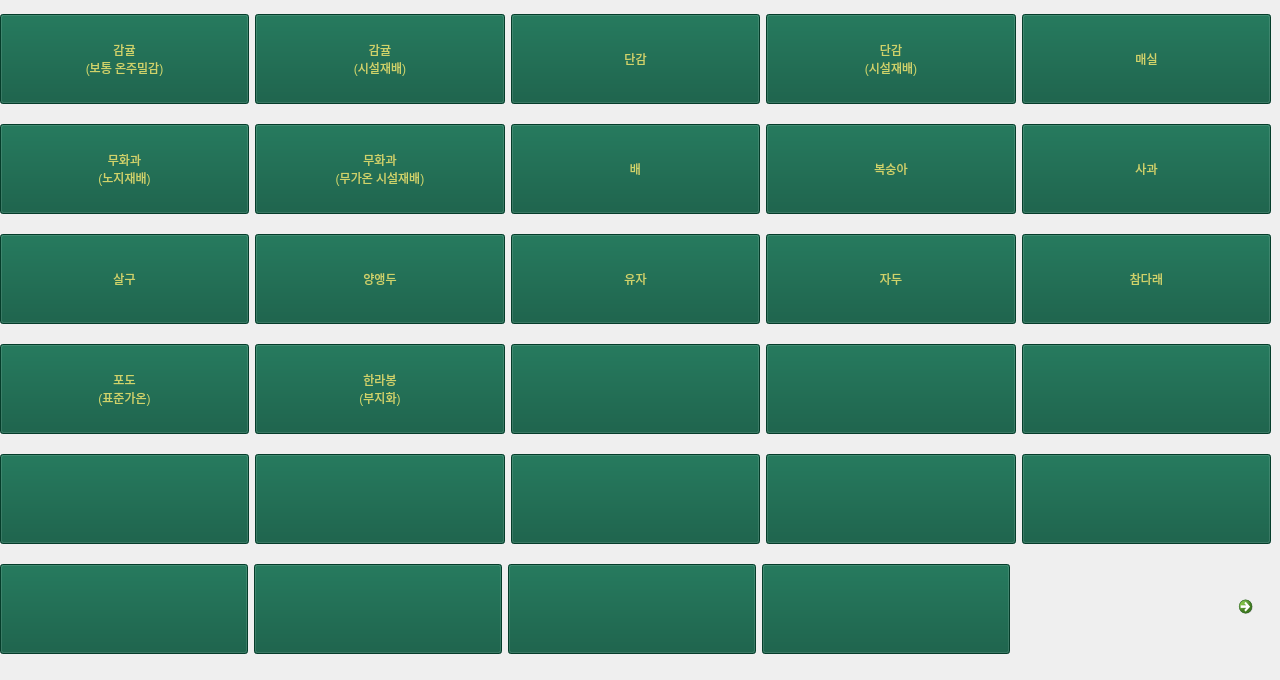
   <widget class="QWidget" name="tab8">
    <attribute name="title">
     <string>과수</string>
    </attribute>
    <widget class="QWidget" name="layoutWidget_12">
     <property name="geometry">
      <rect>
       <x>0</x>
       <y>0</y>
       <width>1271</width>
       <height>671</height>
      </rect>
     </property>
     <layout class="QVBoxLayout" name="verticalLayout_8">
      <item>
       <layout class="QHBoxLayout" name="horizontalLayout_47">
        <item>
         <widget class="QPushButton" name="pushButton_8_1">
          <property name="minimumSize">
           <size>
            <width>0</width>
            <height>90</height>
           </size>
          </property>
          <property name="styleSheet">
           <string notr="true">background-color: rgb(7, 85, 59);
color: rgb(206, 212, 106);
font: 18pt &quot;Agency FB&quot;;</string>
          </property>
          <property name="text">
           <string>감귤
(보통 온주밀감)</string>
          </property>
         </widget>
        </item>
        <item>
         <widget class="QPushButton" name="pushButton_8_2">
          <property name="minimumSize">
           <size>
            <width>0</width>
            <height>90</height>
           </size>
          </property>
          <property name="styleSheet">
           <string notr="true">background-color: rgb(7, 85, 59);
color: rgb(206, 212, 106);
font: 18pt &quot;Agency FB&quot;;</string>
          </property>
          <property name="text">
           <string>감귤
(시설재배)</string>
          </property>
         </widget>
        </item>
        <item>
         <widget class="QPushButton" name="pushButton_8_3">
          <property name="minimumSize">
           <size>
            <width>0</width>
            <height>90</height>
           </size>
          </property>
          <property name="styleSheet">
           <string notr="true">background-color: rgb(7, 85, 59);
color: rgb(206, 212, 106);
font: 18pt &quot;Agency FB&quot;;</string>
          </property>
          <property name="text">
           <string>단감</string>
          </property>
         </widget>
        </item>
        <item>
         <widget class="QPushButton" name="pushButton_8_4">
          <property name="minimumSize">
           <size>
            <width>0</width>
            <height>90</height>
           </size>
          </property>
          <property name="styleSheet">
           <string notr="true">background-color: rgb(7, 85, 59);
color: rgb(206, 212, 106);
font: 18pt &quot;Agency FB&quot;;</string>
          </property>
          <property name="text">
           <string>단감
(시설재배)</string>
          </property>
         </widget>
        </item>
        <item>
         <widget class="QPushButton" name="pushButton_8_5">
          <property name="minimumSize">
           <size>
            <width>0</width>
            <height>90</height>
           </size>
          </property>
          <property name="styleSheet">
           <string notr="true">background-color: rgb(7, 85, 59);
color: rgb(206, 212, 106);
font: 18pt &quot;Agency FB&quot;;</string>
          </property>
          <property name="text">
           <string>매실</string>
          </property>
         </widget>
        </item>
       </layout>
      </item>
      <item>
       <layout class="QHBoxLayout" name="horizontalLayout_48">
        <item>
         <widget class="QPushButton" name="pushButton_8_6">
          <property name="minimumSize">
           <size>
            <width>0</width>
            <height>90</height>
           </size>
          </property>
          <property name="styleSheet">
           <string notr="true">background-color: rgb(7, 85, 59);
color: rgb(206, 212, 106);
font: 18pt &quot;Agency FB&quot;;</string>
          </property>
          <property name="text">
           <string>무화과
(노지재배)</string>
          </property>
         </widget>
        </item>
        <item>
         <widget class="QPushButton" name="pushButton_8_7">
          <property name="minimumSize">
           <size>
            <width>0</width>
            <height>90</height>
           </size>
          </property>
          <property name="styleSheet">
           <string notr="true">background-color: rgb(7, 85, 59);
color: rgb(206, 212, 106);
font: 18pt &quot;Agency FB&quot;;</string>
          </property>
          <property name="text">
           <string>무화과
(무가온 시설재배)</string>
          </property>
         </widget>
        </item>
        <item>
         <widget class="QPushButton" name="pushButton_8_8">
          <property name="minimumSize">
           <size>
            <width>0</width>
            <height>90</height>
           </size>
          </property>
          <property name="styleSheet">
           <string notr="true">background-color: rgb(7, 85, 59);
color: rgb(206, 212, 106);
font: 18pt &quot;Agency FB&quot;;</string>
          </property>
          <property name="text">
           <string>배</string>
          </property>
         </widget>
        </item>
        <item>
         <widget class="QPushButton" name="pushButton_8_9">
          <property name="minimumSize">
           <size>
            <width>0</width>
            <height>90</height>
           </size>
          </property>
          <property name="styleSheet">
           <string notr="true">background-color: rgb(7, 85, 59);
color: rgb(206, 212, 106);
font: 18pt &quot;Agency FB&quot;;</string>
          </property>
          <property name="text">
           <string>복숭아</string>
          </property>
         </widget>
        </item>
        <item>
         <widget class="QPushButton" name="pushButton_8_10">
          <property name="minimumSize">
           <size>
            <width>0</width>
            <height>90</height>
           </size>
          </property>
          <property name="styleSheet">
           <string notr="true">background-color: rgb(7, 85, 59);
color: rgb(206, 212, 106);
font: 18pt &quot;Agency FB&quot;;</string>
          </property>
          <property name="text">
           <string>사과</string>
          </property>
         </widget>
        </item>
       </layout>
      </item>
      <item>
       <layout class="QHBoxLayout" name="horizontalLayout_49">
        <item>
         <widget class="QPushButton" name="pushButton_8_11">
          <property name="minimumSize">
           <size>
            <width>0</width>
            <height>90</height>
           </size>
          </property>
          <property name="styleSheet">
           <string notr="true">background-color: rgb(7, 85, 59);
color: rgb(206, 212, 106);
font: 18pt &quot;Agency FB&quot;;</string>
          </property>
          <property name="text">
           <string>살구</string>
          </property>
         </widget>
        </item>
        <item>
         <widget class="QPushButton" name="pushButton_8_12">
          <property name="minimumSize">
           <size>
            <width>0</width>
            <height>90</height>
           </size>
          </property>
          <property name="styleSheet">
           <string notr="true">background-color: rgb(7, 85, 59);
color: rgb(206, 212, 106);
font: 18pt &quot;Agency FB&quot;;</string>
          </property>
          <property name="text">
           <string>양앵두</string>
          </property>
         </widget>
        </item>
        <item>
         <widget class="QPushButton" name="pushButton_8_13">
          <property name="minimumSize">
           <size>
            <width>0</width>
            <height>90</height>
           </size>
          </property>
          <property name="styleSheet">
           <string notr="true">background-color: rgb(7, 85, 59);
color: rgb(206, 212, 106);
font: 18pt &quot;Agency FB&quot;;</string>
          </property>
          <property name="text">
           <string>유자</string>
          </property>
         </widget>
        </item>
        <item>
         <widget class="QPushButton" name="pushButton_8_14">
          <property name="minimumSize">
           <size>
            <width>0</width>
            <height>90</height>
           </size>
          </property>
          <property name="styleSheet">
           <string notr="true">background-color: rgb(7, 85, 59);
color: rgb(206, 212, 106);
font: 18pt &quot;Agency FB&quot;;</string>
          </property>
          <property name="text">
           <string>자두</string>
          </property>
         </widget>
        </item>
        <item>
         <widget class="QPushButton" name="pushButton_8_15">
          <property name="minimumSize">
           <size>
            <width>0</width>
            <height>90</height>
           </size>
          </property>
          <property name="styleSheet">
           <string notr="true">background-color: rgb(7, 85, 59);
color: rgb(206, 212, 106);
font: 18pt &quot;Agency FB&quot;;</string>
          </property>
          <property name="text">
           <string>참다래</string>
          </property>
         </widget>
        </item>
       </layout>
      </item>
      <item>
       <layout class="QHBoxLayout" name="horizontalLayout_50">
        <item>
         <widget class="QPushButton" name="pushButton_8_16">
          <property name="minimumSize">
           <size>
            <width>0</width>
            <height>90</height>
           </size>
          </property>
          <property name="styleSheet">
           <string notr="true">background-color: rgb(7, 85, 59);
color: rgb(206, 212, 106);
font: 18pt &quot;Agency FB&quot;;</string>
          </property>
          <property name="text">
           <string>포도
(표준가온)</string>
          </property>
         </widget>
        </item>
        <item>
         <widget class="QPushButton" name="pushButton_8_17">
          <property name="minimumSize">
           <size>
            <width>0</width>
            <height>90</height>
           </size>
          </property>
          <property name="styleSheet">
           <string notr="true">background-color: rgb(7, 85, 59);
color: rgb(206, 212, 106);
font: 18pt &quot;Agency FB&quot;;</string>
          </property>
          <property name="text">
           <string>한라봉
(부지화)</string>
          </property>
         </widget>
        </item>
        <item>
         <widget class="QPushButton" name="pushButton_180">
          <property name="minimumSize">
           <size>
            <width>248</width>
            <height>90</height>
           </size>
          </property>
          <property name="styleSheet">
           <string notr="true">background-color: rgb(7, 85, 59);
color: rgb(206, 212, 106);
font: 18pt &quot;Agency FB&quot;;</string>
          </property>
          <property name="text">
           <string/>
          </property>
         </widget>
        </item>
        <item>
         <widget class="QPushButton" name="pushButton_179">
          <property name="minimumSize">
           <size>
            <width>248</width>
            <height>90</height>
           </size>
          </property>
          <property name="styleSheet">
           <string notr="true">background-color: rgb(7, 85, 59);
color: rgb(206, 212, 106);
font: 18pt &quot;Agency FB&quot;;</string>
          </property>
          <property name="text">
           <string/>
          </property>
         </widget>
        </item>
        <item>
         <widget class="QPushButton" name="pushButton_181">
          <property name="minimumSize">
           <size>
            <width>248</width>
            <height>90</height>
           </size>
          </property>
          <property name="styleSheet">
           <string notr="true">background-color: rgb(7, 85, 59);
color: rgb(206, 212, 106);
font: 18pt &quot;Agency FB&quot;;</string>
          </property>
          <property name="text">
           <string/>
          </property>
         </widget>
        </item>
       </layout>
      </item>
      <item>
       <layout class="QHBoxLayout" name="horizontalLayout_51">
        <item>
         <widget class="QPushButton" name="pushButton_174">
          <property name="minimumSize">
           <size>
            <width>0</width>
            <height>90</height>
           </size>
          </property>
          <property name="styleSheet">
           <string notr="true">background-color: rgb(7, 85, 59);
color: rgb(206, 212, 106);
font: 18pt &quot;Agency FB&quot;;</string>
          </property>
          <property name="text">
           <string/>
          </property>
         </widget>
        </item>
        <item>
         <widget class="QPushButton" name="pushButton_175">
          <property name="minimumSize">
           <size>
            <width>0</width>
            <height>90</height>
           </size>
          </property>
          <property name="styleSheet">
           <string notr="true">background-color: rgb(7, 85, 59);
color: rgb(206, 212, 106);
font: 18pt &quot;Agency FB&quot;;</string>
          </property>
          <property name="text">
           <string/>
          </property>
         </widget>
        </item>
        <item>
         <widget class="QPushButton" name="pushButton_177">
          <property name="minimumSize">
           <size>
            <width>0</width>
            <height>90</height>
           </size>
          </property>
          <property name="styleSheet">
           <string notr="true">background-color: rgb(7, 85, 59);
color: rgb(206, 212, 106);
font: 18pt &quot;Agency FB&quot;;</string>
          </property>
          <property name="text">
           <string/>
          </property>
         </widget>
        </item>
        <item>
         <widget class="QPushButton" name="pushButton_176">
          <property name="minimumSize">
           <size>
            <width>0</width>
            <height>90</height>
           </size>
          </property>
          <property name="styleSheet">
           <string notr="true">background-color: rgb(7, 85, 59);
color: rgb(206, 212, 106);
font: 18pt &quot;Agency FB&quot;;</string>
          </property>
          <property name="text">
           <string/>
          </property>
         </widget>
        </item>
        <item>
         <widget class="QPushButton" name="pushButton_178">
          <property name="minimumSize">
           <size>
            <width>0</width>
            <height>90</height>
           </size>
          </property>
          <property name="styleSheet">
           <string notr="true">background-color: rgb(7, 85, 59);
color: rgb(206, 212, 106);
font: 18pt &quot;Agency FB&quot;;</string>
          </property>
          <property name="text">
           <string/>
          </property>
         </widget>
        </item>
       </layout>
      </item>
      <item>
       <layout class="QHBoxLayout" name="horizontalLayout_52">
        <item>
         <widget class="QPushButton" name="pushButton_171">
          <property name="minimumSize">
           <size>
            <width>248</width>
            <height>90</height>
           </size>
          </property>
          <property name="styleSheet">
           <string notr="true">background-color: rgb(7, 85, 59);
color: rgb(206, 212, 106);
font: 18pt &quot;Agency FB&quot;;</string>
          </property>
          <property name="text">
           <string/>
          </property>
         </widget>
        </item>
        <item>
         <widget class="QPushButton" name="pushButton_170">
          <property name="minimumSize">
           <size>
            <width>248</width>
            <height>90</height>
           </size>
          </property>
          <property name="styleSheet">
           <string notr="true">background-color: rgb(7, 85, 59);
color: rgb(206, 212, 106);
font: 18pt &quot;Agency FB&quot;;</string>
          </property>
          <property name="text">
           <string/>
          </property>
         </widget>
        </item>
        <item>
         <widget class="QPushButton" name="pushButton_172">
          <property name="minimumSize">
           <size>
            <width>248</width>
            <height>90</height>
           </size>
          </property>
          <property name="styleSheet">
           <string notr="true">background-color: rgb(7, 85, 59);
color: rgb(206, 212, 106);
font: 18pt &quot;Agency FB&quot;;</string>
          </property>
          <property name="text">
           <string/>
          </property>
         </widget>
        </item>
        <item>
         <widget class="QPushButton" name="pushButton_173">
          <property name="minimumSize">
           <size>
            <width>248</width>
            <height>90</height>
           </size>
          </property>
          <property name="styleSheet">
           <string notr="true">background-color: rgb(7, 85, 59);
color: rgb(206, 212, 106);
font: 18pt &quot;Agency FB&quot;;</string>
          </property>
          <property name="text">
           <string/>
          </property>
         </widget>
        </item>
        <item>
         <spacer name="horizontalSpacer_8">
          <property name="orientation">
           <enum>Qt::Horizontal</enum>
          </property>
          <property name="sizeHint" stdset="0">
           <size>
            <width>40</width>
            <height>20</height>
           </size>
          </property>
         </spacer>
        </item>
        <item>
         <widget class="QCommandLinkButton" name="commandLinkButton_8">
          <property name="maximumSize">
           <size>
            <width>40</width>
            <height>40</height>
           </size>
          </property>
          <property name="styleSheet">
           <string notr="true">background-color: rgb(7, 85, 59);
color:rgb(206, 212, 106);
</string>
          </property>
          <property name="text">
           <string/>
          </property>
         </widget>
        </item>
       </layout>
      </item>
     </layout>
    </widget>
   </widget>
